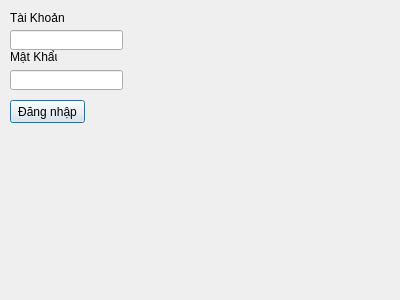
<?xml version="1.0" encoding="UTF-8"?>
<ui version="4.0">
 <class>Dialog</class>
 <widget class="QDialog" name="Dialog">
  <property name="geometry">
   <rect>
    <x>0</x>
    <y>0</y>
    <width>400</width>
    <height>300</height>
   </rect>
  </property>
  <property name="windowTitle">
   <string>Dialog</string>
  </property>
  <widget class="QLabel" name="label">
   <property name="geometry">
    <rect>
     <x>10</x>
     <y>10</y>
     <width>61</width>
     <height>16</height>
    </rect>
   </property>
   <property name="text">
    <string>Tài Khoản</string>
   </property>
  </widget>
  <widget class="QLabel" name="label_2">
   <property name="geometry">
    <rect>
     <x>10</x>
     <y>50</y>
     <width>47</width>
     <height>13</height>
    </rect>
   </property>
   <property name="text">
    <string>Mật Khẩu</string>
   </property>
  </widget>
  <widget class="QLineEdit" name="o_nhap_tai_khoan">
   <property name="geometry">
    <rect>
     <x>10</x>
     <y>30</y>
     <width>113</width>
     <height>20</height>
    </rect>
   </property>
  </widget>
  <widget class="QLineEdit" name="o_nhap_mat_khau">
   <property name="geometry">
    <rect>
     <x>10</x>
     <y>70</y>
     <width>113</width>
     <height>20</height>
    </rect>
   </property>
   <property name="echoMode">
    <enum>QLineEdit::Password</enum>
   </property>
  </widget>
  <widget class="QPushButton" name="nut_dang_nhap">
   <property name="geometry">
    <rect>
     <x>10</x>
     <y>100</y>
     <width>75</width>
     <height>23</height>
    </rect>
   </property>
   <property name="text">
    <string>Đăng nhập</string>
   </property>
  </widget>
 </widget>
 <resources/>
 <connections/>
</ui>
